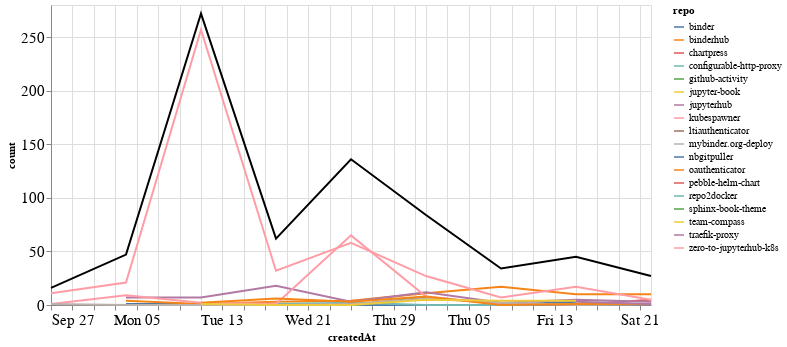

The notebook cell saved with this chart:
### Markdown cell above
## Comments

### Code cell
comments_time = comments.groupby('repo').resample('W', on='createdAt').count()['author'].reset_index()
comments_time = comments_time.rename(columns={'author': 'count'})
comments_time_total = comments_time.groupby('createdAt').agg({"count": "sum"}).reset_index()
ch1 = alt.Chart(comments_time, width=600).mark_line().encode(
    x='createdAt',
    y='count',
    color='repo',
    tooltip="repo"
)

ch2 = alt.Chart(comments_time_total, width=600).mark_line(color="black").encode(
    x='createdAt',
    y='count',
)

ch1 + ch2

### Figure 1 — Vega-Lite specification as saved in the notebook (floating-point values rounded to 4 significant figures)
{"config": {"axisLeft": {"labelFontSize": 15}, "axisBottom": {"labelFontSize": 15}}, "layer": [{"data": {"name": "data-66c9fa502374eaec91ca170a06c5f3ee"}, "mark": "line", "encoding": {"color": {"type": "nominal", "field": "repo"}, "tooltip": {"type": "nominal", "field": "repo"}, "x": {"type": "temporal", "field": "createdAt"}, "y": {"type": "quantitative", "field": "count"}}, "width": 600}, {"data": {"name": "data-e087686f788974ee874727817918b2eb"}, "mark": {"type": "line", "color": "black"}, "encoding": {"x": {"type": "temporal", "field": "createdAt"}, "y": {"type": "quantitative", "field": "count"}}, "width": 600}], "$schema": "https://vega.github.io/schema/vega-lite/v4.8.1.json", "datasets": {"data-66c9fa502374eaec91ca170a06c5f3ee": [{"repo": "binder", "createdAt": "2020-10-04T00:00:00", "count": 1}, {"repo": "binder", "createdAt": "2020-10-11T00:00:00", "count": 1}, {"repo": "binder", "createdAt": "2020-10-18T00:00:00", "count": 1}, {"repo": "binder", "createdAt": "2020-10-25T00:00:00", "count": 0}, {"repo": "binder", "createdAt": "2020-11-01T00:00:00", "count": 0}, {"repo": "binder", "createdAt": "2020-11-08T00:00:00", "count": 0}, {"repo": "binder", "createdAt": "2020-11-15T00:00:00", "count": 3}, {"repo": "binderhub", "createdAt": "2020-10-04T00:00:00", "count": 4}, {"repo": "binderhub", "createdAt": "2020-10-11T00:00:00", "count": 1}, {"repo": "binderhub", "createdAt": "2020-10-18T00:00:00", "count": 3}, {"repo": "binderhub", "createdAt": "2020-10-25T00:00:00", "count": 4}, {"repo": "binderhub", "createdAt": "2020-11-01T00:00:00", "count": 11}, {"repo": "binderhub", "createdAt": "2020-11-08T00:00:00", "count": 17}, {"repo": "binderhub", "createdAt": "2020-11-15T00:00:00", "count": 10}, {"repo": "binderhub", "createdAt": "2020-11-22T00:00:00", "count": 10}, {"repo": "chartpress", "createdAt": "2020-11-08T00:00:00", "count": 1}, {"repo": "chartpress", "createdAt": "2020-11-15T00:00:00", "count": 0}, {"repo": "chartpress", "createdAt": "2020-11-22T00:00:00", "count": 5}, {"repo": "configurable-http-proxy", "createdAt": "2020-10-18T00:00:00", "count": 1}, {"repo": "configurable-http-proxy", "createdAt": "2020-10-25T00:00:00", "count": 2}, {"repo": "configurable-http-proxy", "createdAt": "2020-11-01T00:00:00", "count": 0}, {"repo": "configurable-http-proxy", "createdAt": "2020-11-08T00:00:00", "count": 0}, {"repo": "configurable-http-proxy", "createdAt": "2020-11-15T00:00:00", "count": 1}, {"repo": "github-activity", "createdAt": "2020-10-11T00:00:00", "count": 1}, {"repo": "github-activity", "createdAt": "2020-10-18T00:00:00", "count": 0}, {"repo": "github-activity", "createdAt": "2020-10-25T00:00:00", "count": 0}, {"repo": "github-activity", "createdAt": "2020-11-01T00:00:00", "count": 7}, {"repo": "jupyter-book", "createdAt": "2020-10-04T00:00:00", "count": 2}, {"repo": "jupyterhub", "createdAt": "2020-10-04T00:00:00", "count": 7}, {"repo": "jupyterhub", "createdAt": "2020-10-11T00:00:00", "count": 7}, {"repo": "jupyterhub", "createdAt": "2020-10-18T00:00:00", "count": 18}, {"repo": "jupyterhub", "createdAt": "2020-10-25T00:00:00", "count": 3}, {"repo": "jupyterhub", "createdAt": "2020-11-01T00:00:00", "count": 12}, {"repo": "jupyterhub", "createdAt": "2020-11-08T00:00:00", "count": 2}, {"repo": "jupyterhub", "createdAt": "2020-11-15T00:00:00", "count": 5}, {"repo": "jupyterhub", "createdAt": "2020-11-22T00:00:00", "count": 3}, {"repo": "kubespawner", "createdAt": "2020-09-27T00:00:00", "count": 1}, {"repo": "kubespawner", "createdAt": "2020-10-04T00:00:00", "count": 9}, {"repo": "kubespawner", "createdAt": "2020-10-11T00:00:00", "count": 2}, {"repo": "kubespawner", "createdAt": "2020-10-18T00:00:00", "count": 1}, {"repo": "kubespawner", "createdAt": "2020-10-25T00:00:00", "count": 65}, {"repo": "kubespawner", "createdAt": "2020-11-01T00:00:00", "count": 8}, {"repo": "kubespawner", "createdAt": "2020-11-08T00:00:00", "count": 1}, {"repo": "ltiauthenticator", "createdAt": "2020-11-15T00:00:00", "count": 1}, {"repo": "mybinder.org-deploy", "createdAt": "2020-09-27T00:00:00", "count": 1}, {"repo": "mybinder.org-deploy", "createdAt": "2020-10-04T00:00:00", "count": 0}, {"repo": "mybinder.org-deploy", "createdAt": "2020-10-11T00:00:00", "count": 0}, {"repo": "mybinder.org-deploy", "createdAt": "2020-10-18T00:00:00", "count": 0}, {"repo": "mybinder.org-deploy", "createdAt": "2020-10-25T00:00:00", "count": 1}, {"repo": "mybinder.org-deploy", "createdAt": "2020-11-01T00:00:00", "count": 6}, {"repo": "mybinder.org-deploy", "createdAt": "2020-11-08T00:00:00", "count": 2}, {"repo": "mybinder.org-deploy", "createdAt": "2020-11-15T00:00:00", "count": 0}, {"repo": "mybinder.org-deploy", "createdAt": "2020-11-22T00:00:00", "count": 1}, {"repo": "nbgitpuller", "createdAt": "2020-10-04T00:00:00", "count": 3}, {"repo": "oauthenticator", "createdAt": "2020-10-11T00:00:00", "count": 2}, {"repo": "oauthenticator", "createdAt": "2020-10-18T00:00:00", "count": 6}, {"repo": "oauthenticator", "createdAt": "2020-10-25T00:00:00", "count": 3}, {"repo": "oauthenticator", "createdAt": "2020-11-01T00:00:00", "count": 8}, {"repo": "oauthenticator", "createdAt": "2020-11-08T00:00:00", "count": 0}, {"repo": "oauthenticator", "createdAt": "2020-11-15T00:00:00", "count": 1}, {"repo": "oauthenticator", "createdAt": "2020-11-22T00:00:00", "count": 1}, {"repo": "pebble-helm-chart", "createdAt": "2020-11-22T00:00:00", "count": 1}, {"repo": "repo2docker", "createdAt": "2020-09-27T00:00:00", "count": 1}, {"repo": "sphinx-book-theme", "createdAt": "2020-09-27T00:00:00", "count": 2}, {"repo": "team-compass", "createdAt": "2020-10-11T00:00:00", "count": 1}, {"repo": "team-compass", "createdAt": "2020-10-18T00:00:00", "count": 0}, {"repo": "team-compass", "createdAt": "2020-10-25T00:00:00", "count": 0}, {"repo": "team-compass", "createdAt": "2020-11-01T00:00:00", "count": 5}, {"repo": "team-compass", "createdAt": "2020-11-08T00:00:00", "count": 4}, {"repo": "team-compass", "createdAt": "2020-11-15T00:00:00", "count": 4}, {"repo": "traefik-proxy", "createdAt": "2020-11-15T00:00:00", "count": 3}, {"repo": "traefik-proxy", "createdAt": "2020-11-22T00:00:00", "count": 1}, {"repo": "zero-to-jupyterhub-k8s", "createdAt": "2020-09-27T00:00:00", "count": 11}, {"repo": "zero-to-jupyterhub-k8s", "createdAt": "2020-10-04T00:00:00", "count": 21}, {"repo": "zero-to-jupyterhub-k8s", "createdAt": "2020-10-11T00:00:00", "count": 257}, {"repo": "zero-to-jupyterhub-k8s", "createdAt": "2020-10-18T00:00:00", "count": 32}, {"repo": "zero-to-jupyterhub-k8s", "createdAt": "2020-10-25T00:00:00", "count": 58}, {"repo": "zero-to-jupyterhub-k8s", "createdAt": "2020-11-01T00:00:00", "count": 27}, {"repo": "zero-to-jupyterhub-k8s", "createdAt": "2020-11-08T00:00:00", "count": 7}, {"repo": "zero-to-jupyterhub-k8s", "createdAt": "2020-11-15T00:00:00", "count": 17}, {"repo": "zero-to-jupyterhub-k8s", "createdAt": "2020-11-22T00:00:00", "count": 5}], "data-e087686f788974ee874727817918b2eb": [{"createdAt": "2020-09-27T00:00:00", "count": 16}, {"createdAt": "2020-10-04T00:00:00", "count": 47}, {"createdAt": "2020-10-11T00:00:00", "count": 272}, {"createdAt": "2020-10-18T00:00:00", "count": 62}, {"createdAt": "2020-10-25T00:00:00", "count": 136}, {"createdAt": "2020-11-01T00:00:00", "count": 84}, {"createdAt": "2020-11-08T00:00:00", "count": 34}, {"createdAt": "2020-11-15T00:00:00", "count": 45}, {"createdAt": "2020-11-22T00:00:00", "count": 27}]}}
